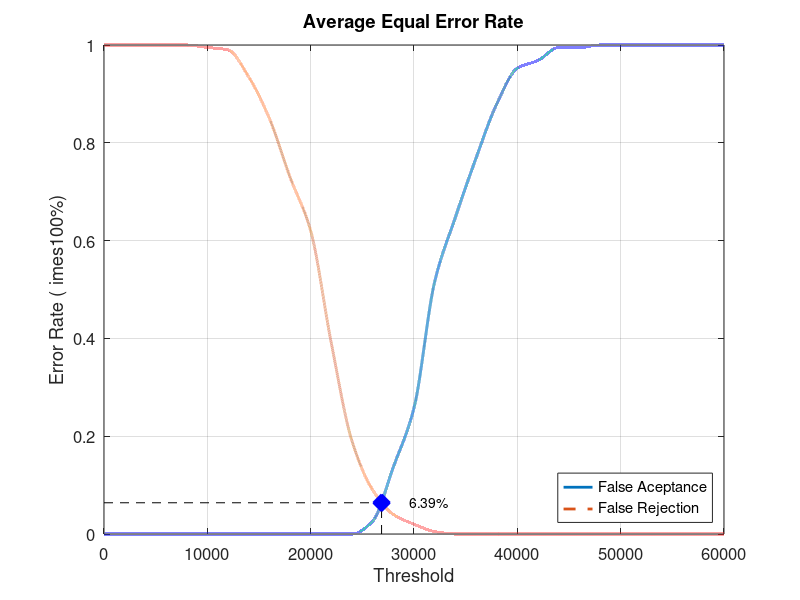
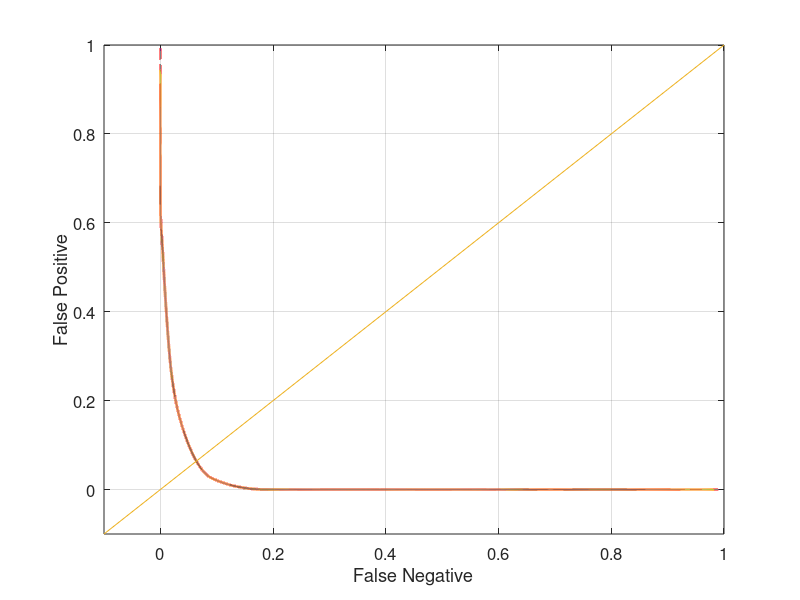

Source code (MATLAB) for these figures, in order:
close all;
clear;
clc;
x = 0:2000:60000;
xq = 0:0.5:60000;

y0 = [0 0 0 0 0 0 0 0 0 0 0 0 0 0.0263158 0.136842 0.257895 0.515789 0.647368 0.768421 0.878947 0.952632 0.968421 0.994737 0.994737 1 1 1 1 1 1 1]
yy0 = interp1(x, y0, xq, 'pchip');
y1 = [1 1 1 1 1 0.995 0.99 0.935 0.85 0.73 0.62 0.39 0.19 0.09 0.04 0.02 0.005 0 0 0 0 0 0 0 0 0 0 0 0 0 0]
yy1 = interp1(x, y1, xq, 'pchip');

% Calculating EER: 
y2 = abs(y0 - y1);
find(y2 == min(y2))
yy2 = abs(yy0 - yy1);
xEER = find(yy2 == min(yy2));
xEERIndex = xq(xEER) % X-axis EER
yEER = yy0(xEER) % Y-axis EER

main = figure
plot(xq, yy0,'-','LineWidth', 2);	hold on
plot(xq, yy1,'--','LineWidth', 2);	hold on
plot([xEERIndex xEERIndex], [0 yEER], 'k--');	hold on
plot([0 xEERIndex], [yEER yEER], 'k--');	hold on
plot(xEERIndex, yEER, 'bx', 'LineWidth', 10);	hold on
text(xEERIndex + 10 * xEERIndex / 100, yEER, [num2str(round((10000 * yEER)) / 100) '%'])
legend('False Aceptance', 'False Rejection', 'Location', 'SouthEast')
xlabel('Threshold')
ylabel('Error Rate (	imes100%)')
title('Average Equal Error Rate')
set(gca, 'FontSize', 12)
axis([0 60000 0 1])
grid on

print(main, 'Database2_4Main', '-dpng');
FNRxFPR = figure('Color', [1 1 1]);
plot(yy1, yy0, '-', yy1, yy0, 'LineWidth', 2);
hold on
y = -0.1:0.1:1
plot(y, y); 
set(gca, 'FontSize', 12)
xlabel('False Negative')
ylabel('False Positive')
axis([-0.1 1 -0.1 1])
set(gca, 'FontSize', 12)
grid on

print(FNRxFPR, 'Database2_4FNRxFPR','-dpng');
